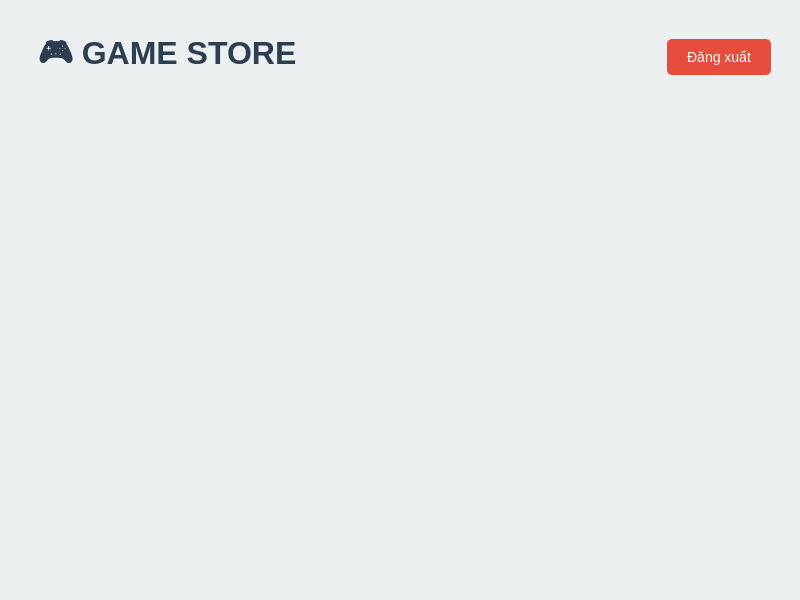
<?xml version="1.0" encoding="UTF-8"?>
<ui version="4.0">
 <class>MainWindow</class>
 <widget class="QMainWindow" name="MainWindow">
  <property name="geometry">
   <rect>
    <x>0</x>
    <y>0</y>
    <width>800</width>
    <height>600</height>
   </rect>
  </property>
  <property name="windowTitle">
   <string>Game Store - Danh sách Game</string>
  </property>
  <property name="styleSheet">
   <string notr="true">background-color: #ecf0f1;</string>
  </property>
  <widget class="QWidget" name="centralwidget">
   <layout class="QVBoxLayout" name="main_layout">
    <item>
     <layout class="QHBoxLayout" name="header_layout">
      <item>
       <widget class="QLabel" name="title_label">
        <property name="font">
         <font>
          <family>Arial</family>
          <pointsize>24</pointsize>
          <weight>75</weight>
          <bold>true</bold>
         </font>
        </property>
        <property name="styleSheet">
         <string notr="true">color: #2c3e50; margin: 20px;</string>
        </property>
        <property name="text">
         <string>🎮 GAME STORE</string>
        </property>
       </widget>
      </item>
      <item>
       <spacer name="horizontalSpacer">
        <property name="orientation">
         <enum>Qt::Horizontal</enum>
        </property>
        <property name="sizeHint" stdset="0">
         <size>
          <width>40</width>
          <height>20</height>
         </size>
        </property>
       </spacer>
      </item>
      <item>
       <widget class="QPushButton" name="logout_btn">
        <property name="styleSheet">
         <string notr="true">QPushButton {
    padding: 10px 20px;
    font-size: 14px;
    background-color: #e74c3c;
    color: white;
    border: none;
    border-radius: 5px;
    margin: 20px;
}
QPushButton:hover {
    background-color: #c0392b;
}</string>
        </property>
        <property name="text">
         <string>Đăng xuất</string>
        </property>
       </widget>
      </item>
     </layout>
    </item>
    <item>
     <widget class="QScrollArea" name="scroll_area">
      <property name="styleSheet">
       <string notr="true">border: none;</string>
      </property>
      <property name="widgetResizable">
       <bool>true</bool>
      </property>
      <widget class="QWidget" name="games_widget">
       <property name="geometry">
        <rect>
         <x>0</x>
         <y>0</y>
         <width>796</width>
         <height>69</height>
        </rect>
       </property>
       <layout class="QVBoxLayout" name="games_layout"/>
      </widget>
     </widget>
    </item>
   </layout>
  </widget>
 </widget>
 <resources/>
 <connections/>
</ui>
